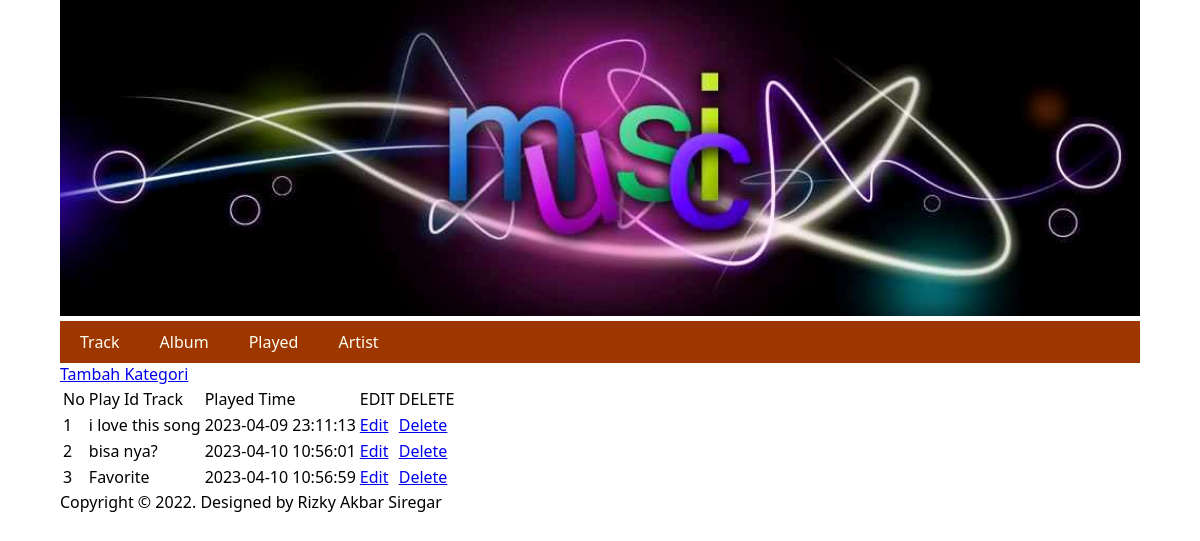
Page /played/played.php on the committed database.
### tables this page shows
CREATE TABLE `tb_played` (
  `ply_id` int(11) NOT NULL,
  `ply_id_track` int(11) NOT NULL,
  `ply_played` timestamp NOT NULL DEFAULT current_timestamp() ON UPDATE current_timestamp()
);

CREATE TABLE `tb_track` (
  `trc_id` int(11) NOT NULL,
  `trc_name` varchar(100) NOT NULL,
  `trc_id_album` int(11) NOT NULL,
  `time` decimal(4,0) NOT NULL
);

### inc/Koneksi.php (called while the page is built, shortened)
<?php
class Koneksi {
    public function __construct() {
        $this->db = new PDO("mysql:host=localhost;dbname=pbwd_quiz_genap", "root", "");
    }
}

### played/Kategori.php (called while the page is built, shortened)
<?php
require_once "../inc/Koneksi.php";
class Kategori extends Koneksi
{
    public function tampilTrack()
    {
        $sql = "SELECT * FROM tb_played,tb_track WHERE tb_track.trc_id = tb_played.ply_id_track";
        $stmt = $this->db->prepare($sql);
        $stmt->execute();
        $data = [];
        while ($rows = $stmt->fetch()) {
            $data[] = $rows;
        }
        return $data;
    }
}

### played/kat_tampil.php (the view)
<?php
require_once "Kategori.php";
$kat = new Kategori();
$rows = $kat->tampilTrack();
?>
<a href="kat_input.php">Tambah Kategori</a>
<table>
    <tr>
        <td>No</td>
        <td>Play Id Track</td>
        <td>Played Time</td>
        <td>EDIT</td>
        <td>DELETE</td>
    </tr>
    <?php
    $no = 1;
    foreach ($rows as $row) {
    ?>
        <tr>
            <td><?php echo $no; ?></td>
            <td><?php echo $row['trc_name']; ?></td>
            <td><?php echo $row['ply_played']; ?></td>
            <td><a href="kat_edit.php?id=<?php echo $row['ply_id']; ?>">Edit</a></td>
            <td><a href="kat_delete.php?id=<?php echo $row['ply_id']; ?>">Delete</a></td>
        </tr>
    <?php
        $no++;
    }
    ?>
</table>

### layouts/assets/css/style.css (style rules this page uses)
body { font-family: 'Segoe UI', Tahoma, Geneva, Verdana, sans-serif; margin: 0; }

### rows in the picture
tb_played: ply_id_track.trc_name "i love this song", ply_played "2023-04-09 23:11:13"
tb_played: ply_id_track.trc_name "bisa nya?", ply_played "2023-04-10 10:56:01"
tb_played: ply_id_track.trc_name "Favorite", ply_played "2023-04-10 10:56:59"
